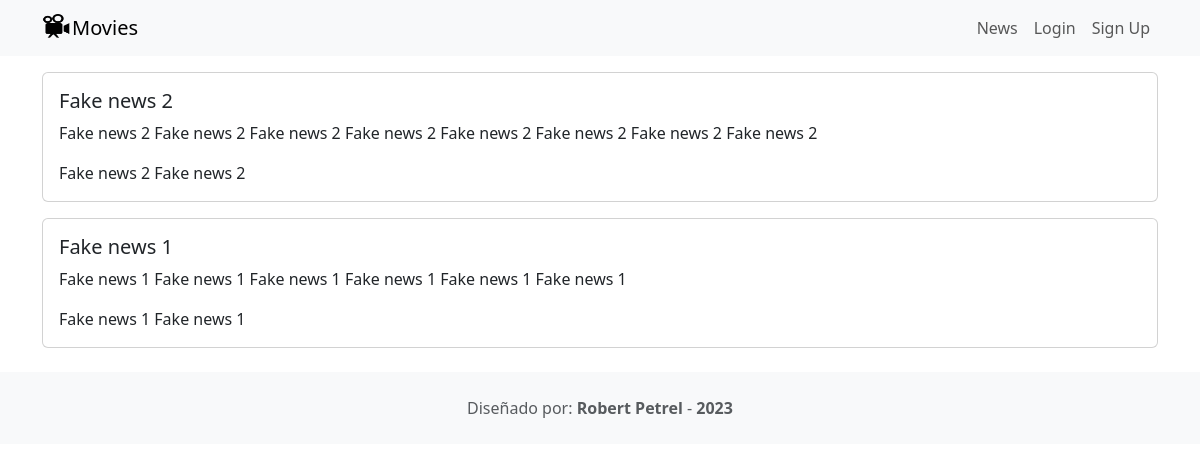
Page /news/ on the committed database.
### news/models.py (models this page shows, shortened)
class News(models.Model):
    headline= models.CharField(max_length=200)
    body = models.TextField()
    date = models.TextField()

### news/views.py (the view)
# urls.py: path('news/', include('news.urls')),
def news(request):
    newss = News.objects.all().order_by('-date')
    return render(request, 'news.html', {'newss' : newss})

### news/templates/news.html
{% extends 'base.html' %}
{% block content %}
    {% for news in newss %}
        <div class="card mb-3">
            <div class="row g-0">
                <div>
                    <div class="card-body">
                        <h5 class="card-title">{{ news.headline }}</h5>
                        <p class="card-text">{{ news.body }}</p>
                        <p class="card-text"><smallclass="text-muted">
                            {{ news.date }}
                        </small></p>
                    </div>
                </div>
            </div>
        </div>
    {% endfor %}
{% endblock content %}

### rows in the picture
News: headline "Fake news 2", body "Fake news 2 Fake news 2 Fake news 2 Fake news 2 Fake news 2 Fake news 2 Fake news 2 Fake news 2", date "Fake news 2 Fake news 2"
News: headline "Fake news 1", body "Fake news 1 Fake news 1 Fake news 1 Fake news 1 Fake news 1 Fake news 1", date "Fake news 1 Fake news 1"
